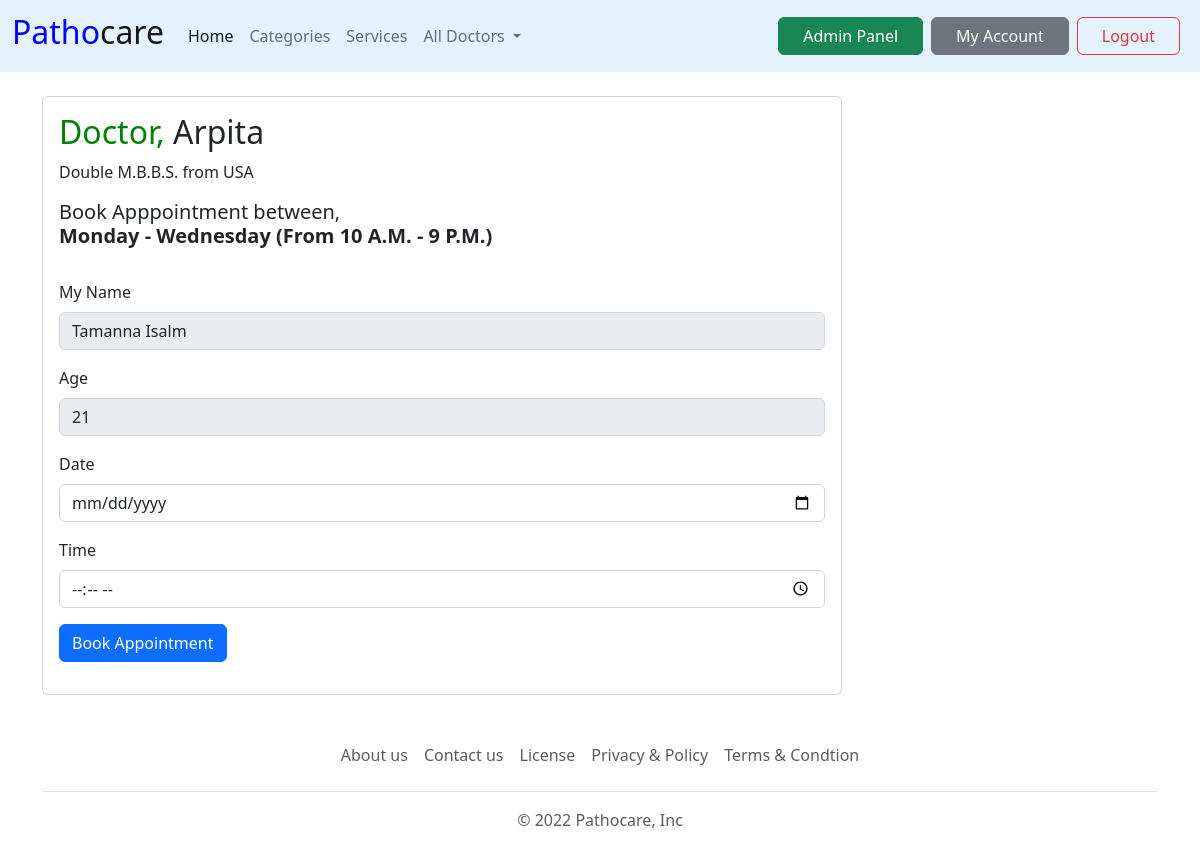
The page /pages/book.php?id=1 (signed in) on the database as committed earlier.
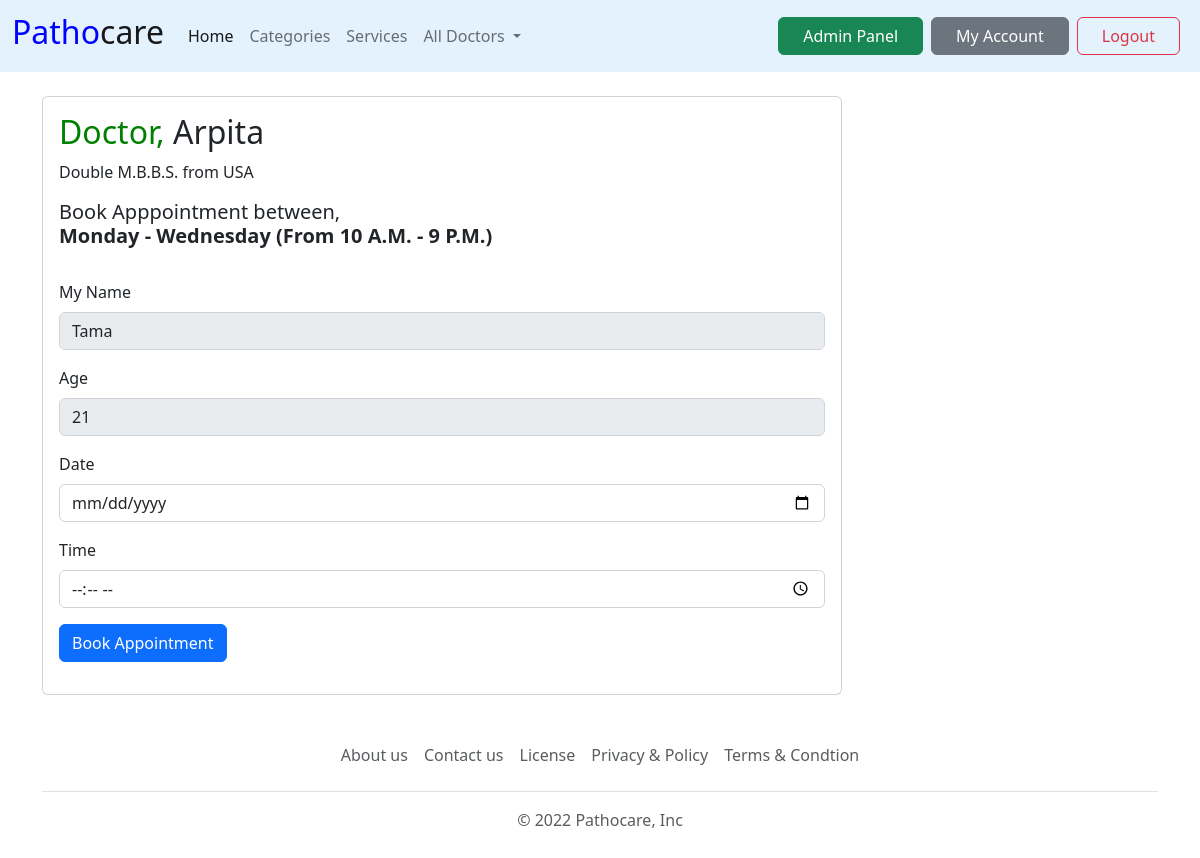
The same page on the database as committed later.
### tables this page shows
CREATE TABLE `users` (
  `id` int(5) NOT NULL,
  `name` varchar(25) NOT NULL,
  `password` varchar(250) NOT NULL,
  `phone_number` bigint(25) NOT NULL,
  `gender` int(2) NOT NULL,
  `age` int(3) NOT NULL,
  `address` varchar(100) NOT NULL
);

### auth.php (called while the page is built, shortened)
<?php
 require('connect.php');
if(isset($_COOKIE['user_id'])){
    $user_id=$_COOKIE['user_id'];
    $user_id=convert_uudecode($user_id);
    $sql="SELECT * FROM users WHERE id='$user_id';";
    $result=$connect->query($sql);
    $row=$result->fetch_assoc();
    if ($user_id===$row['id']) {
        $user_name=$row['name'];
        $user_age=$row['age'];
    }
    else{
        header("Location: login.php");
        exit();
    }
}
?>

### pages/book.php (the view, shortened to what this page needs)
<?php
    require_once('../auth.php');
?>
<!DOCTYPE html>
<html lang="en">
<head>
    <?php require_once('../header.php'); ?>
</head>
<body>
    <br>
    <div class="container">
    <?php
    if(isset($_REQUEST['id'])){
        $docid=$_REQUEST['id'];
        $sql="SELECT * FROM doctors WHERE id='$docid';";
        $result=$connect->query($sql);
        $row_doc=$result->fetch_assoc();
    ?>
        <div class="card" style="width: 50rem;">
        <div class="card-body">
        <h2> <span style="color:green;">Doctor,</span> <?php echo $row_doc['name']; ?></h2>
        <p><?php echo $row_doc['degree']; ?></p>
        <h5 class="card-title">Book Apppointment between,<br><b><?php echo $row_doc['time']; ?></b></h5>
        <br>
        <form action="<?php echo htmlspecialchars($_SERVER["PHP_SELF"]);?>" method="POST">
            <div class="mb-3">
            <label for="exampleFormControlInput1" class="form-label">My Name</label>
            <input type="text" class="form-control" value="<?php echo $user_name; ?>" disabled>
            </div>
            <div class="mb-3">
            <label for="exampleFormControlInput1" class="form-label">Age</label>
            <input type="text" class="form-control" value="<?php echo $user_age; ?>" disabled>
            </div>
            <div class="mb-3">
            <label for="exampleFormControlInput1" class="form-label">Date</label>
            <input type="date" class="form-control" name="date" required>
            </div>
            <div class="mb-3">
            <label for="exampleFormControlInput1" class="form-label">Time</label>
            <input type="time" class="form-control" name="time" required>
            </div>
            <button type="submit" name="submit" class="btn btn-primary mb-3">Book Appointment</button>
        </form>
        </div>
        </div>
    </div>
    <?php
    }
    else{
        echo "<script>window.location.replace('profile.php');</script>Something Went Wrong!";
    }
    ?>
    <?php require_once('../footer.php'); ?>
</body>
</html>

Rows that differ between the two databases and show on the page:
changed users: name "Tamanna Isalm" → "Tama"
